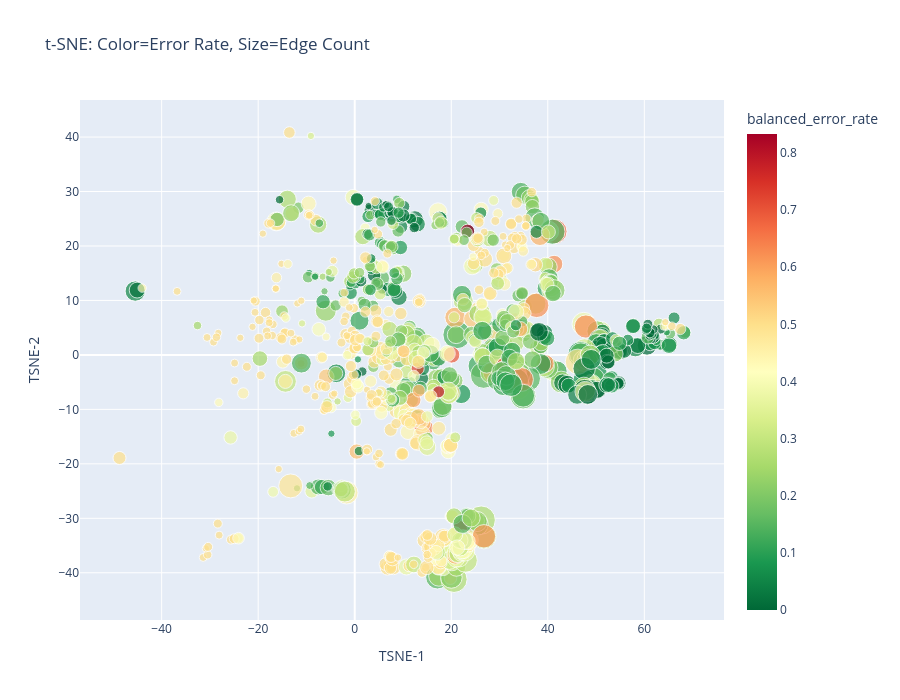

Notebook code for this chart:
### Code cell
import plotly.express as px

# Use size for one metric, color for another
fig = px.scatter(
    embedding,
    x="TSNE-1",
    y="TSNE-2",
    color="balanced_error_rate",
    size="edge_count",  # Node size encodes edge frequency
    hover_data=hover_data,
    color_continuous_scale="RdYlGn_r",
    title="t-SNE: Color=Error Rate, Size=Edge Count",
    width=900,
    height=700,
)
fig.show()

### Figure 1 — Plotly figure (JSON) as saved in the notebook; plotly's stock layout.template omitted (floating-point values rounded to 4 significant figures; data arrays with more than 128 entries replaced by an {"elided": "..."} marker saying what was removed)
{"data": [{"customdata": {"elided": "906x8 mixed values"}, "hovertemplate": "TSNE-1=%{x}<br>TSNE-2=%{y}<br>edge_count=%{customdata[6]}<br>index=%{customdata[0]}<br>pharma_class=%{customdata[1]}<br>Drug Name=%{customdata[2]}<br>drug_count=%{customdata[3]}<br>drug_unique_count=%{customdata[4]}<br>perc_missclassified=%{customdata[5]}<br>perc_neg_gt=%{customdata[7]}<br>balanced_error_rate=%{marker.color}<extra></extra>", "legendgroup": "", "marker": {"color": {"elided": "906 float values"}, "coloraxis": "coloraxis", "size": {"elided": "906 float values"}, "sizemode": "area", "sizeref": 0.2225, "symbol": "circle"}, "mode": "markers", "name": "", "orientation": "v", "showlegend": false, "type": "scatter", "x": {"elided": "906 float values"}, "xaxis": "x", "y": {"elided": "906 float values"}, "yaxis": "y"}], "layout": {"coloraxis": {"colorbar": {"title": {"text": "balanced_error_rate"}}, "colorscale": [[0, "rgb(0,104,55)"], [0.1, "rgb(26,152,80)"], [0.2, "rgb(102,189,99)"], [0.3, "rgb(166,217,106)"], [0.4, "rgb(217,239,139)"], [0.5, "rgb(255,255,191)"], [0.6, "rgb(254,224,139)"], [0.7, "rgb(253,174,97)"], [0.8, "rgb(244,109,67)"], [0.9, "rgb(215,48,39)"], [1, "rgb(165,0,38)"]]}, "height": 700, "legend": {"itemsizing": "constant", "tracegroupgap": 0}, "title": {"text": "t-SNE: Color=Error Rate, Size=Edge Count"}, "width": 900, "xaxis": {"anchor": "y", "domain": [0, 1], "title": {"text": "TSNE-1"}}, "yaxis": {"anchor": "x", "domain": [0, 1], "title": {"text": "TSNE-2"}}}}
